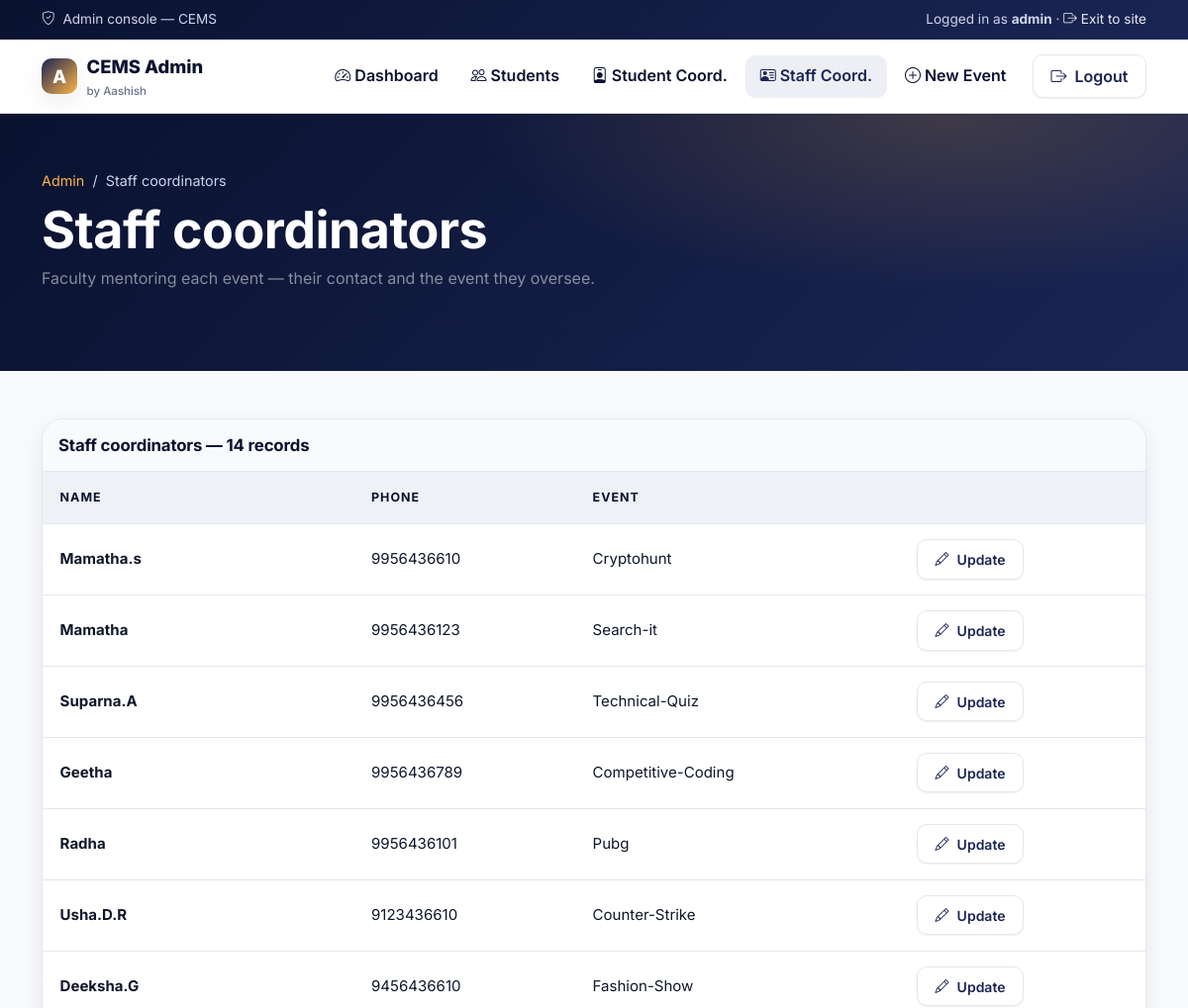
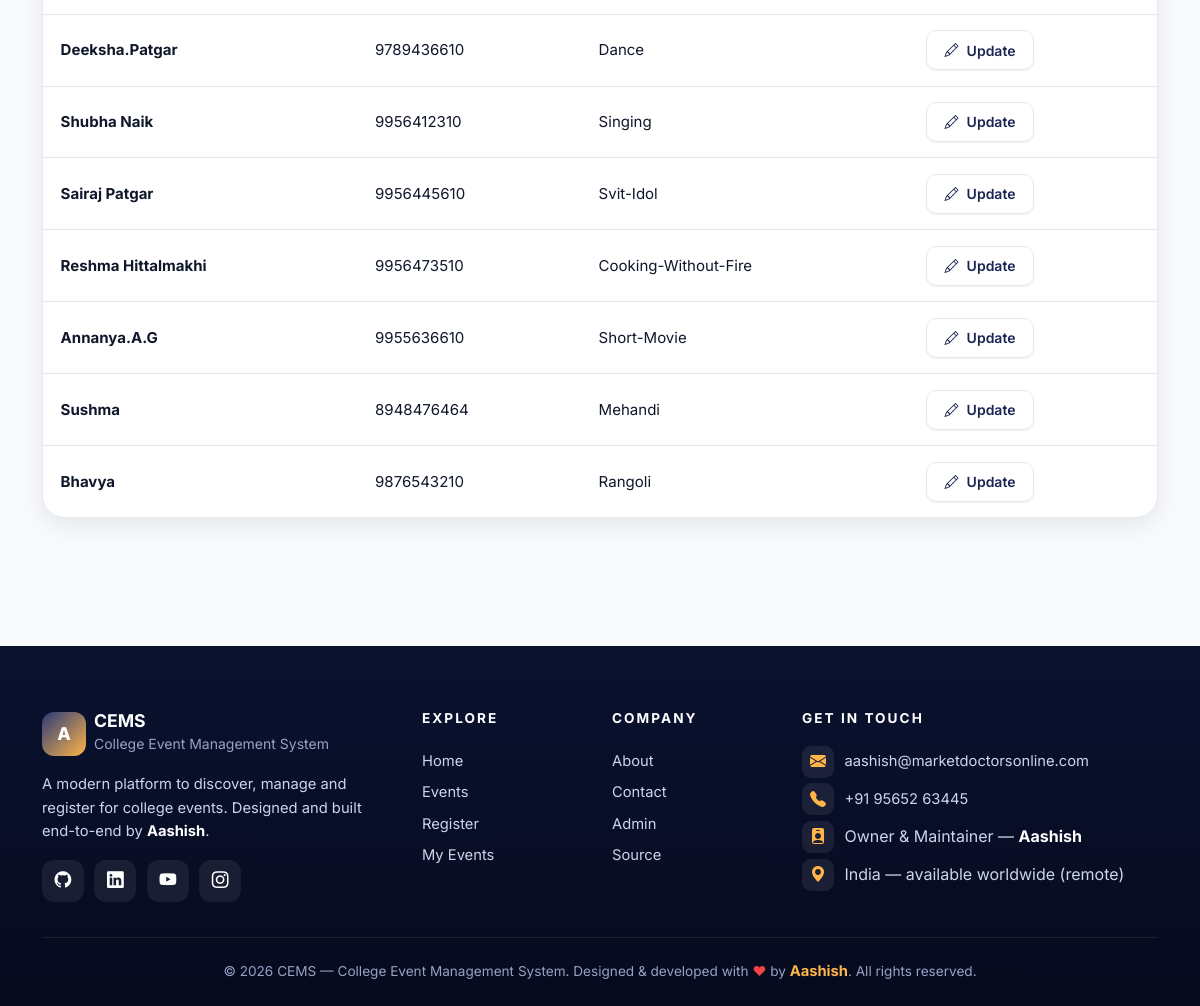
The page /Staff_cordinator.php on the database its author committed (2 pictures, top to bottom).
### tables this page shows
CREATE TABLE `staff_coordinator` (
  `stid` int(11) NOT NULL,
  `name` varchar(100) NOT NULL,
  `phone` varchar(10) DEFAULT NULL,
  `event_id` int(11) DEFAULT NULL
);

CREATE TABLE `events` (
  `event_id` int(11) NOT NULL,
  `event_title` varchar(50) NOT NULL,
  `event_price` int(11) DEFAULT NULL,
  `participents` int(100) DEFAULT 0,
  `img_link` text DEFAULT NULL,
  `type_id` int(11) DEFAULT NULL
);

### Staff_cordinator.php (the view, shortened to what this page needs)
<?php
$page = 'stcoord';
include_once 'classes/db1.php';
$rows = [];
if (!$db_offline) {
    $result = @mysqli_query($conn, "SELECT * FROM staff_coordinator s ,events e where e.event_id= s.event_id");
    if ($result) { while ($r = mysqli_fetch_array($result)) { $rows[] = $r; } }
}
?>
<!DOCTYPE html>
<html lang="en">
<head>
    <?php require 'utils/styles.php'; ?>
</head>
<body>
<?php require 'utils/adminHeader.php'; ?>
<section class="page-strip">
    <div class="container">
        <div class="crumbs"><a href="adminPage.php">Admin</a> &nbsp;/&nbsp; Staff coordinators</div>
        <h1>Staff coordinators</h1>
        <p class="text-white-50">Faculty mentoring each event &mdash; their contact and the event they oversee.</p>
    </div>
</section>
<section class="section pt-0">
    <div class="container">
        <div class="cems-table-wrap">
            <div class="p-3" style="border-bottom:1px solid var(--border);background:var(--surface-2);">
                <h3 class="m-0" style="font-size:1.05rem;">Staff coordinators &mdash; <?php echo count($rows); ?> records</h3>
            </div>
            <?php if (!empty($rows)): ?>
            <div class="table-responsive">
                <table class="cems-table">
                    <thead><tr><th>Name</th><th>Phone</th><th>Event</th><th></th></tr></thead>
                    <tbody>
                    <?php foreach ($rows as $row): ?>
                        <tr>
                            <td><b><?php echo htmlspecialchars($row['name']); ?></b></td>
                            <td><?php echo htmlspecialchars($row['phone'] ?? '—'); ?></td>
                            <td><?php echo htmlspecialchars($row['event_title']); ?></td>
                            <td><a class="btn btn-cems-ghost btn-sm" href="updateStaff.php?id=<?php echo (int)$row['event_id']; ?>"><i class="bi bi-pencil"></i> Update</a></td>
                        </tr>
                    <?php endforeach; ?>
                    </tbody>
                </table>
            </div>
            <?php else: ?>
                <div class="p-4 text-center text-muted-2"><i class="bi bi-inbox fs-1 d-block mb-2"></i>No coordinators yet.</div>
            <?php endif; ?>
        </div>
    </div>
</section>
<?php require 'utils/footer.php'; ?>
</body>
</html>

### utils/styles.php (shortened to what this page needs)
<link rel="stylesheet" href="https://cdn.jsdelivr.net/npm/bootstrap@5.3.3/dist/css/bootstrap.min.css">
<link rel="stylesheet" href="https://cdn.jsdelivr.net/npm/bootstrap-icons@1.11.3/font/bootstrap-icons.css">
<link rel="stylesheet" href="css/app.css">

### utils/adminHeader.php (shortened to what this page needs)
<?php
$page = $page ?? '';
?>
<div class="topbar">
    <div class="container d-flex justify-content-between align-items-center">
        <div><i class="bi bi-shield-check me-1"></i> Admin console &mdash; CEMS</div>
        <div>Logged in as <b>admin</b> &middot; <a href="index.php"><i class="bi bi-box-arrow-right me-1"></i>Exit to site</a></div>
    </div>
</div>
<nav class="cems-nav navbar navbar-expand-lg">
    <div class="container">
        <a class="navbar-brand cems-brand" href="adminPage.php">
            <span class="logo-mark">A</span>
            <span>CEMS Admin
                <small>by Aashish</small>
            </span>
        </a>
        <div class="collapse navbar-collapse" id="adminNav">
            <ul class="navbar-nav ms-auto align-items-lg-center gap-1">
                <li class="nav-item"><a class="nav-link <?php echo $page==='dash'?'active':''; ?>" href="adminPage.php"><i class="bi bi-speedometer2 me-1"></i>Dashboard</a></li>
                <li class="nav-item"><a class="nav-link <?php echo $page==='students'?'active':''; ?>" href="Stu_details.php"><i class="bi bi-people me-1"></i>Students</a></li>
                <li class="nav-item"><a class="nav-link <?php echo $page==='scoord'?'active':''; ?>" href="Stu_cordinator.php"><i class="bi bi-person-badge me-1"></i>Student Coord.</a></li>
                <li class="nav-item"><a class="nav-link <?php echo $page==='stcoord'?'active':''; ?>" href="Staff_cordinator.php"><i class="bi bi-person-vcard me-1"></i>Staff Coord.</a></li>
                <li class="nav-item"><a class="nav-link" href="createEventForm.php"><i class="bi bi-plus-circle me-1"></i>New Event</a></li>
                <li class="nav-item ms-lg-2"><a class="btn btn-cems-ghost" href="index.php"><i class="bi bi-box-arrow-right"></i>Logout</a></li>
            </ul>
        </div>
    </div>
</nav>

### utils/footer.php (shortened to what this page needs)
<footer class="cems-footer">
    <div class="container">
        <div class="row gy-4">
            <div class="col-lg-4 col-md-6">
                <div class="brand-block">
                    <div class="d-flex align-items-center gap-2 mb-3">
                        <span class="logo-mark">A</span>
                        <div>
                            <h5 class="mb-0" style="letter-spacing:0; font-size:1.1rem; text-transform:none;">CEMS</h5>
                            <small style="color:#97a2c4;">College Event Management System</small>
                        </div>
                    </div>
                    <p style="color:#cdd5ec;">A modern platform to discover, manage and register for college events. Designed and built end-to-end by <b style="color:#fff;">Aashish</b>.</p>
                    <div class="socials">
                        <a href="https://github.com/aashishbharti04" target="_blank" rel="noopener" aria-label="GitHub"><i class="bi bi-github"></i></a>
                        <a href="https://in.linkedin.com/in/aashana1012" target="_blank" rel="noopener" aria-label="LinkedIn"><i class="bi bi-linkedin"></i></a>
                        <a href="https://www.youtube.com/@CodeWithAsur" target="_blank" rel="noopener" aria-label="YouTube"><i class="bi bi-youtube"></i></a>
                        <a href="https://www.instagram.com/asurwave1012?igsh=ZDBlY2NtczJ5cmMw" target="_blank" rel="noopener" aria-label="Instagram"><i class="bi bi-instagram"></i></a>
                    </div>
                </div>
            </div>
            <div class="col-lg-2 col-md-6 col-6">
                <h5>Explore</h5>
                <ul>
                    <li><a href="index.php">Home</a></li>
                    <li><a href="index.php#events">Events</a></li>
                    <li><a href="register.php">Register</a></li>
                    <li><a href="usn.php">My Events</a></li>
                </ul>
            </div>
            <div class="col-lg-2 col-md-6 col-6">
                <h5>Company</h5>
                <ul>
                    <li><a href="aboutus.php">About</a></li>
                    <li><a href="contact.php">Contact</a></li>
                    <li><a href="login_form.php">Admin</a></li>
                    <li><a href="https://github.com/aashishbharti04/College-Event-Management-System" target="_blank" rel="noopener">Source</a></li>
                </ul>
            </div>
            <div class="col-lg-4 col-md-6">
                <h5>Get in touch</h5>
                <div class="contact-row">
                    <span class="ico"><i class="bi bi-envelope-fill"></i></span>
                    <a href="mailto:aashish@marketdoctorsonline.com">aashish@marketdoctorsonline.com</a>
                </div>
                <div class="contact-row">
                    <span class="ico"><i class="bi bi-telephone-fill"></i></span>
                    <a href="tel:+919565263445">+91 95652 63445</a>
                </div>
                <div class="contact-row">
                    <span class="ico"><i class="bi bi-person-badge-fill"></i></span>
                    <span>Owner &amp; Maintainer &mdash; <b style="color:#fff;">Aashish</b></span>
                </div>
                <div class="contact-row">
                    <span class="ico"><i class="bi bi-geo-alt-fill"></i></span>
                    <span>India &mdash; available worldwide (remote)</span>
                </div>
            </div>
        </div>
        <div class="footer-bottom">
            &copy; <?php echo date('Y'); ?> CEMS &mdash; College Event Management System.
            Designed &amp; developed with <span class="heart">&hearts;</span> by
            <a href="mailto:aashish@marketdoctorsonline.com" style="color:#ffb547; font-weight:700;">Aashish</a>.
            All rights reserved.
        </div>
    </div>
</footer>

### rows shown on the page
staff_coordinator: name "Mamatha.s", phone "9956436610", event.event_title "Cryptohunt"
staff_coordinator: name "Mamatha", phone "9956436123", event.event_title "Search-it"
staff_coordinator: name "Suparna.A", phone "9956436456", event.event_title "Technical-Quiz"
staff_coordinator: name "Geetha", phone "9956436789", event.event_title "Competitive-Coding"
staff_coordinator: name "Radha", phone "9956436101", event.event_title "Pubg"
staff_coordinator: name "Usha.D.R", phone "9123436610", event.event_title "Counter-Strike"
staff_coordinator: name "Deeksha.G", phone "9456436610", event.event_title "Fashion-Show"
staff_coordinator: name "Deeksha.Patgar", phone "9789436610", event.event_title "Dance"
staff_coordinator: name "Shubha Naik", phone "9956412310", event.event_title "Singing"
staff_coordinator: name "Sairaj Patgar", phone "9956445610", event.event_title "Svit-Idol"
staff_coordinator: name "Reshma Hittalmakhi", phone "9956473510", event.event_title "Cooking-Without-Fire"
staff_coordinator: name "Annanya.A.G", phone "9955636610", event.event_title "Short-Movie"
staff_coordinator: name "Sushma", phone "8948476464", event.event_title "Mehandi"
staff_coordinator: name "Bhavya", phone "9876543210", event.event_title "Rangoli"

### other values the page prints
count($rows) "14"
